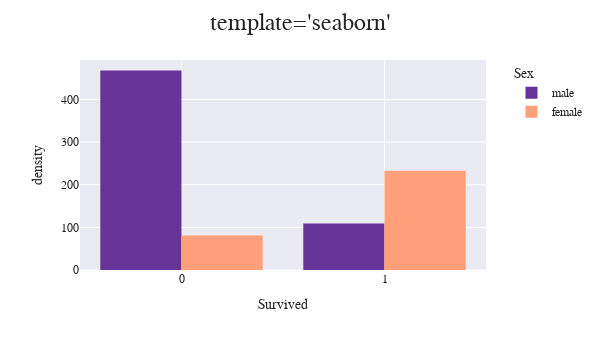

The notebook cell this image was saved under:
### Code cell
df = df_titanic
fig = px.histogram(df, x="Survived", y=None, color="Sex",
                width=600,height=350,
                histnorm='density',
                color_discrete_map={ 
                    "male": "RebeccaPurple", "female": "lightsalmon"
                },
                template="seaborn"
                )

fig.update_layout(title=" template='seaborn'", 
                  font_family="San Serif",
                  bargap=0.2,
                  barmode='group',
                  titlefont={'size': 24},
                  legend=dict(
                  orientation="v", y=1, yanchor="top", x=1.25, xanchor="right",)                 
                  )
fig.show()

### Figure 1 — Plotly figure (JSON) as saved in the notebook; plotly's stock layout.template omitted (floating-point values rounded to 4 significant figures; data arrays with more than 128 entries replaced by an {"elided": "..."} marker saying what was removed)
{"data": [{"alignmentgroup": "True", "bingroup": "x", "histnorm": "density", "hovertemplate": "Sex=male<br>Survived=%{x}<br>density=%{y}<extra></extra>", "legendgroup": "male", "marker": {"color": "RebeccaPurple"}, "name": "male", "offsetgroup": "male", "orientation": "v", "showlegend": true, "type": "histogram", "x": {"elided": "577 int values"}, "xaxis": "x", "yaxis": "y"}, {"alignmentgroup": "True", "bingroup": "x", "histnorm": "density", "hovertemplate": "Sex=female<br>Survived=%{x}<br>density=%{y}<extra></extra>", "legendgroup": "female", "marker": {"color": "lightsalmon"}, "name": "female", "offsetgroup": "female", "orientation": "v", "showlegend": true, "type": "histogram", "x": {"elided": "314 int values"}, "xaxis": "x", "yaxis": "y"}], "layout": {"bargap": 0.2, "barmode": "group", "font": {"family": "San Serif"}, "height": 350, "legend": {"orientation": "v", "title": {"text": "Sex"}, "tracegroupgap": 0, "x": 1.25, "xanchor": "right", "y": 1, "yanchor": "top"}, "margin": {"t": 60}, "title": {"font": {"size": 24}, "text": " template='seaborn'"}, "width": 600, "xaxis": {"anchor": "y", "domain": [0.0, 1.0], "title": {"text": "Survived"}}, "yaxis": {"anchor": "x", "domain": [0.0, 1.0], "title": {"text": "density"}}}}
